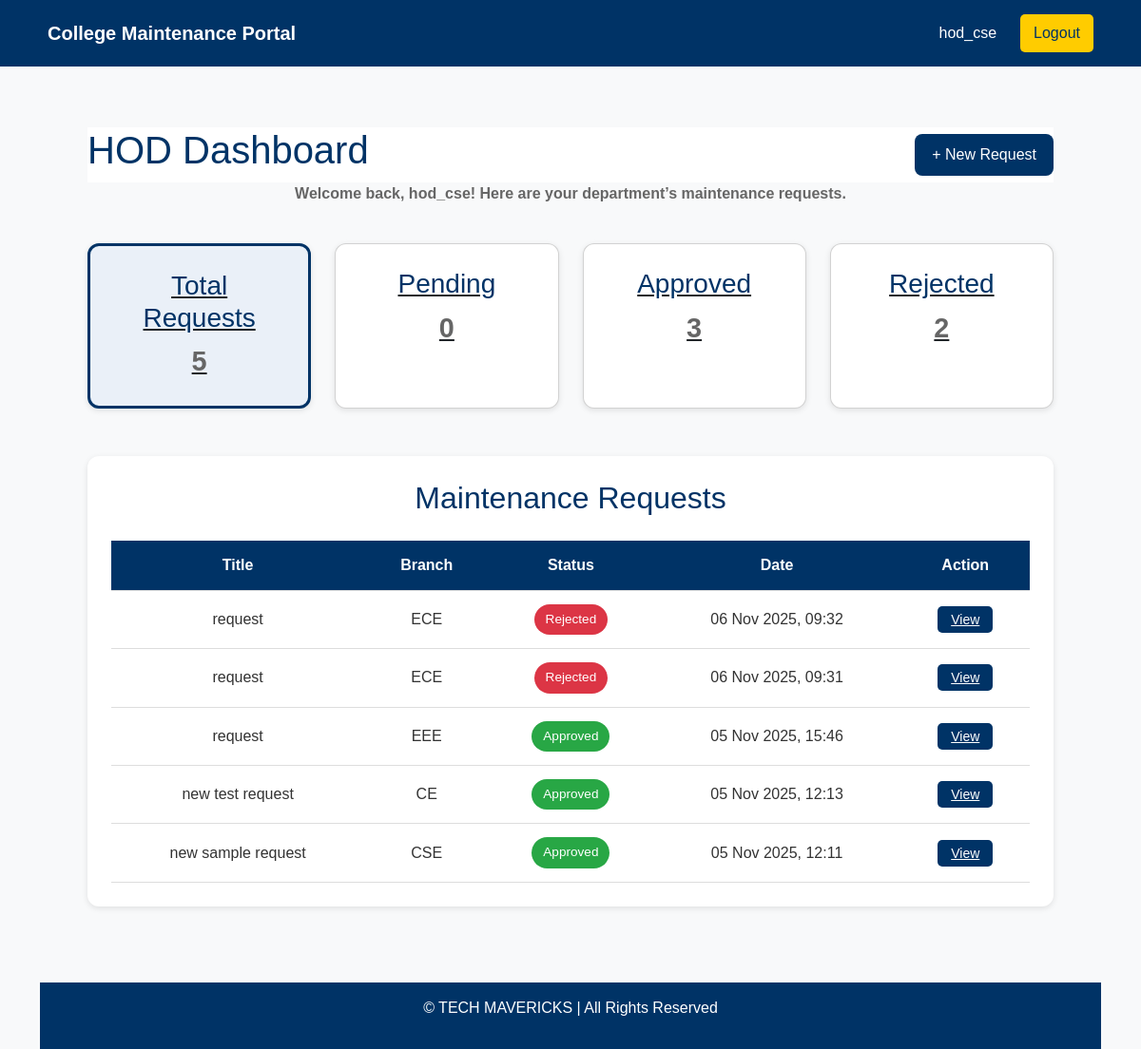
/hod/dashboard/ (signed in), run on an earlier commit of the app's database.
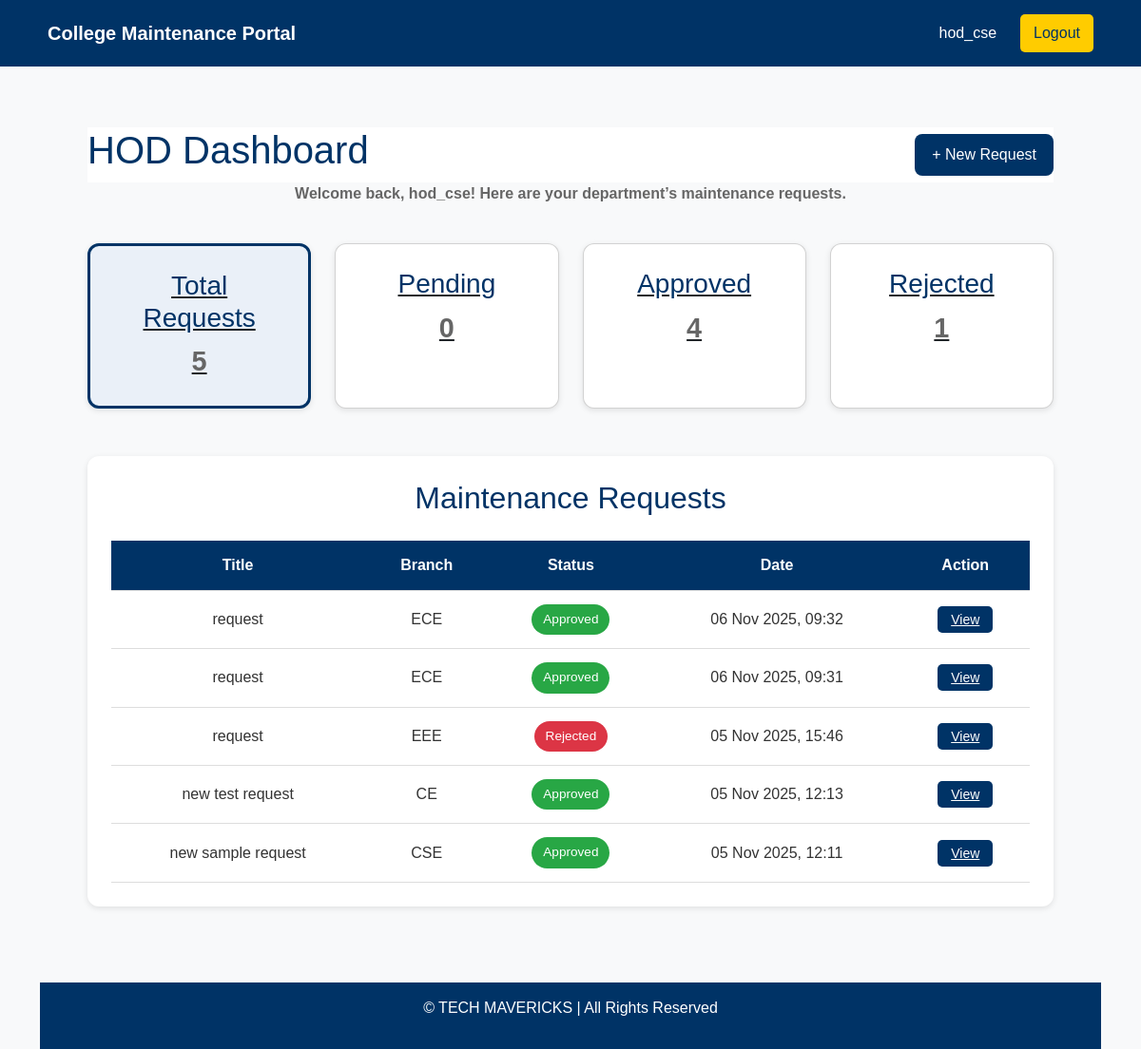
And on a later commit of the database.
### maintenance_app/models.py (models this page shows, shortened)
class MaintenanceRequest(models.Model):
    STATUS_CHOICES = [('Pending','Pending'),('Approved','Approved'),('Rejected','Rejected'),('Completed','Completed'),]
    hod = models.ForeignKey(User, on_delete=models.CASCADE)
    branch = models.CharField(max_length=100)
    title = models.CharField(max_length=150)
    lab_name = models.CharField(max_length=100)
    description = models.TextField()
    date_submitted = models.DateTimeField(auto_now_add=True)
    status = models.CharField(max_length=20, choices=STATUS_CHOICES, default='Pending')
    admin_remark = models.TextField(blank=True, null=True)
    updated_at = models.DateTimeField(auto_now=True)
    selected_items = models.TextField(blank=True, null=True)
    total_amount = models.DecimalField(max_digits=12, decimal_places=2, default=0.00)

### maintenance_app/views.py (the view)
# urls.py: path('hod/dashboard/', views.hod_dashboard, name='hod_dashboard'),
@never_cache
@login_required
def hod_dashboard(request):
    requests = MaintenanceRequest.objects.filter(hod=request.user).order_by('-date_submitted')
    status_filter = request.GET.get("status")
    if status_filter:
        requests = requests.filter(status=status_filter)
    total = requests.count() if not status_filter else MaintenanceRequest.objects.filter(hod=request.user).count()
    pending = MaintenanceRequest.objects.filter(hod=request.user, status="Pending").count()
    approved = MaintenanceRequest.objects.filter(hod=request.user, status="Approved").count()
    rejected = MaintenanceRequest.objects.filter(hod=request.user, status="Rejected").count()
    context = {
        "requests": requests,
        "total": total,
        "pending": pending,
        "approved": approved,
        "rejected": rejected,
        "status_filter": status_filter,
    }
    return render(request, "hod_dashboard.html", context)

### maintenance_app/templates/hod_dashboard.html (shortened to what this page needs)
{% extends 'base.html' %}
{% load static %}
{% block content %}
<link rel="stylesheet" href="{% static 'css/admin.css' %}">
<section class="dashboard">
 <div class="dashboard-header">
    <h1>HOD Dashboard</h1>
    <a href="{% url 'new_request' %}" class="btn-new">+ New Request</a>
  </div>
  <b><p>Welcome back, {{ user.username }}! Here are your department’s maintenance requests.</p></b>
  <div class="cards">
    <a href="{% url 'hod_dashboard' %}" class="card {% if not status_filter %}active{% endif %}">
      <h3>Total Requests</h3>
      <p>{{ total }}</p>
    </a>
    <a href="?status=Pending" class="card {% if status_filter == 'Pending' %}active{% endif %}">
      <h3>Pending</h3>
      <p>{{ pending }}</p>
    </a>
    <a href="?status=Approved" class="card {% if status_filter == 'Approved' %}active{% endif %}">
      <h3>Approved</h3>
      <p>{{ approved }}</p>
    </a>
    <a href="?status=Rejected" class="card {% if status_filter == 'Rejected' %}active{% endif %}">
      <h3>Rejected</h3>
      <p>{{ rejected }}</p>
    </a>
  </div>
  <div class="table-section" id="table">
    <h2>Maintenance Requests</h2>
    {% if requests %}
    <div class="table-responsive">
      <table>
        <thead>
          <tr>
            <th>Title</th>
            <th>Branch</th>
            <th>Status</th>
            <th>Date</th>
            <th>Action</th>
          </tr>
        </thead>
        <tbody>
          {% for r in requests %}
          <tr>
            <td>{{ r.title }}</td>
            <td>{{ r.branch }}</td>
            <td><span class="status {{ r.status }}">{{ r.status }}</span></td>
            <td>{{ r.date_submitted|date:"d M Y, H:i" }}</td>
            <td><a href="{% url 'request_detail' r.pk %}" class="btn-action">View</a></td>
          </tr>
          {% endfor %}
        </tbody>
      </table>
    </div>
    {% else %}
    <p class="text-muted text-center">No maintenance requests yet.</p>
    {% endif %}
  </div>
</section>
<footer>
  <p>© TECH MAVERICKS | All Rights Reserved</p>
</footer>
{% endblock %}

### maintenance_app/templates/base.html (shortened to what this page needs)
{% load static %}
<!DOCTYPE html>
<html lang="en">
<head>
  <link rel="stylesheet" href="{% static 'css/style.css' %}">
  <link href="https://cdn.jsdelivr.net/npm/bootstrap@5.3.0/dist/css/bootstrap.min.css" rel="stylesheet">
</head>
<body>
<header>
  <nav class="navbar">
    <div class="logo">College Maintenance Portal</div>
    <ul class="nav-links" id="navLinks">
      {% if user.is_authenticated %}
      <li class="user-info">
        <span class="navbar-text text-white">{{ user.username }}</span>
      </li>
      {% endif %}
      <li>
        <form method="post" action="{% url 'logout' %}">
          <button class="logout-btn">Logout</button>
        </form>
      </li>
    </ul>
  </nav>
</header>
<div class="container mt-4">
  {% block content %}{% endblock %}
</div>
</body>
</html>

### maintenance_app/static/css/style.css (style rules this page uses)
.navbar { display: flex; justify-content: space-between; align-items: center; background: #003366; padding: 15px 30px; color: white; position: relative; z-index: 1000; }
.logo { font-size: 20px; font-weight: bold; }
.nav-links { list-style: none; display: flex; align-items: center; gap: 25px; margin: 0; padding: 0; }
.nav-links li { display: flex; align-items: center; }
.navbar-text { color: white; font-weight: 500; }
.logout-btn { background: #ffcc00; color: #003366; border: none; padding: 8px 14px; border-radius: 5px; cursor: pointer; transition: background 0.3s; }

### maintenance_app/static/css/admin.css (style rules this page uses)
* { box-sizing: border-box; font-family: "Poppins", sans-serif; }
body { background-color: #f8f9fa; color: #333; margin: 0; }
.navbar { display: flex; justify-content: space-between; align-items: center; background: #003366; padding: 15px 50px; color: white; }
.navbar .logo { font-size: 20px; font-weight: bold; }
.nav-links { list-style: none; display: flex; gap: 25px; margin: 0; padding: 0; }
.logout-btn { background: #ffcc00; color: #003366; border: none; padding: 8px 14px; border-radius: 5px; cursor: pointer; transition: 0.3s; }
.dashboard { padding: 40px 50px; text-align: center; }
.dashboard h1 { color: #003366; margin-bottom: 10px; }
.dashboard p { color: #666; margin-bottom: 40px; }
.cards { display: grid; grid-template-columns: repeat(auto-fit, minmax(220px, 1fr)); gap: 25px; margin-bottom: 50px; }
.card { background: white; padding: 25px; border-radius: 12px; box-shadow: 0 2px 6px rgba(0,0,0,0.1); transition: transform 0.2s; }
.card h3 { color: #003366; margin-bottom: 8px; }
.card p { font-size: 1.8rem; font-weight: bold; margin: 0; }
.table-section { background: white; padding: 25px; border-radius: 12px; box-shadow: 0 2px 6px rgba(0,0,0,0.1); }
.table-section h2 { color: #003366; text-align: center; margin-bottom: 25px; }
table { width: 100%; border-collapse: collapse; }
th, td { padding: 14px 15px; text-align: center; border-bottom: 1px solid #ddd; }
th { background: #003366; color: white; }
.status { padding: 6px 12px; border-radius: 20px; color: white; font-size: 0.85rem; display: inline-block; }
.status.Approved, .status.Completed { background: #28a745; }
.status.Rejected { background: #dc3545; }
.btn-action { background: #003366; color: white; border: none; padding: 6px 12px; border-radius: 5px; cursor: pointer; transition: 0.3s; }
footer { text-align: center; background: #003366; color: white; padding: 15px 0; margin-top: 40px; }
.card { cursor: pointer; transition: transform 0.2s ease, box-shadow 0.2s ease; }
.card.active { border: 3px solid #003366; background-color: #eaf0f8; }
.status.Approved { background: #28a745; color: white; }
.status.Rejected { background: #dc3545; color: white; }
td { vertical-align: middle; }
.btn-action { color: white; border: none; padding: 6px 14px; border-radius: 5px; cursor: pointer; font-size: 14px; }

### maintenance_app/templates/hod_dashboard.html (style rules this page uses)
.dashboard-header { display: flex; justify-content: space-between; align-items: center; flex-wrap: wrap; background:white; }
.btn-new { background: #003366; color: white; text-decoration: none; padding: 10px 18px; border-radius: 8px; font-weight: 500; transition: 0.3s; }

What changed in the data, as far as the page shows it:
changed MaintenanceRequest "06 Nov 2025, 09:32": status "Rejected" → "Approved"
changed MaintenanceRequest "06 Nov 2025, 09:31": status "Rejected" → "Approved"
changed MaintenanceRequest "EEE": status "Approved" → "Rejected"
Also different on the page:
{{ approved }}: "3" → "4"
{{ rejected }}: "2" → "1"
